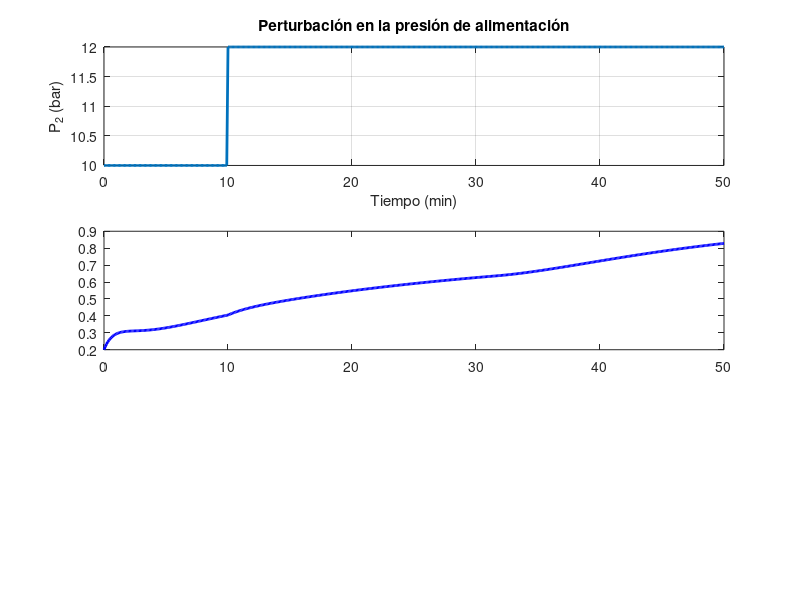

This figure's MATLAB source: (Note: this script raises an error after producing the figure.)
function cstr_control_sim()
    clear; clc; close all;

    %% Parámetros del reactor y cinética
    params.V       = 1.0;       % Volumen del reactor (m^3)
    params.k0      = 7;     % Factor pre-exponencial (1/min) (AUMENTADO)
    params.E       = 8000;      % Energía de activación (J/mol)
    params.R       = 8.314;     % Constante de gases (J/mol/K)
    params.T       = 350;       % Temperatura isoterma en el reactor (K)
    params.k_inh   = 0.5;       % Factor del inhibidor
    params.Cx_feed = 0.1;       % Concentración inhibidor (kmol/m^3)
    params.CA_feed = 1.0;       % Concentración de entrada de A (kmol/m^3)

    % Caudal de alimentación nominal
    F_nominal      = 2;       % (m^3/min) (AUMENTADO PARA MÁS FLUJO)

    % Parámetro de válvula
    params.Kv      = 2.0;       % Factor de la válvula (AUMENTADO)
    P2_nominal     = 10;        % Presión nominal (bar)

    %% Parámetros de control PID
    % Lazo interno (control de flujo F_A)
    Kc_F   = 3.0;      % Incrementamos la ganancia para mejorar respuesta
    tauI_F = 5.0;      % Ajustamos el tiempo integral
    tauD_F = 0.0;      

    % Lazo externo (control de concentración C_A)
    Kc_CA   = -5.0;    % Se ajusta para respuesta más rápida
    tauI_CA = 20.0;    % Se acorta el tiempo integral
    tauD_CA = 0.0;     

    % Inicialización de controladores
    ctrlF.integral = 0;
    ctrlF.pv_prev  = 0;
    ctrlCA.integral = 0;
    ctrlCA.pv_prev  = 0;

    %% Configuración de la simulación
    tSim = 50;         
    dt   = 0.1;        
    time  = (0:dt:tSim);

    % Estado inicial de la concentración de A en el reactor
    CA0     = 0.2;     % Se inicia con más reactivo
    xk      = CA0;    

    % Setpoints
    SP_CA = 0.5;       
    SP_F  = F_nominal; 

    % Perturbación en P2
    P2_profile = @(t) ( t<10 )*P2_nominal + ( t>=10 )*(P2_nominal + 2.0 );

    %% Simulación con integración ODE
    CA_history    = zeros(length(time),1);
    F_history     = zeros(length(time),1);
    SP_F_history  = zeros(length(time),1);
    P2_history    = zeros(length(time),1);
    
    CA_history(1)   = xk;      
    F_history(1)    = F_nominal;
    SP_F_history(1) = SP_F;
    P2_history(1)   = P2_profile(0);

    % Usamos ODE45 para mejorar la estabilidad
    options = odeset('RelTol',1e-6,'AbsTol',1e-8);
    
    for k = 1:length(time)-1
        tk   = time(k);
        tk1  = time(k+1);
        
        % Medición de C_A
        CA_meas = xk;
        
        % Lazo externo: Control de C_A -> Setpoint de F_A
        [SP_F_new, ctrlCA] = pid_controller(SP_CA, CA_meas, ctrlCA, Kc_CA, tauI_CA, tauD_CA, dt);
        SP_F_new = max(0.5, min(5.0, SP_F_new));  % Limitamos el rango
        
        % Suavizamos la referencia de F_A con filtro de primer orden
        alpha = 0.1;  
        SP_F = alpha * SP_F_new + (1 - alpha) * SP_F;

        % Lazo interno: Control de F_A
        F_meas = getFlow(SP_F, P2_profile(tk), params);
        [MV_F, ctrlF] = pid_controller(SP_F, F_meas, ctrlF, Kc_F, tauI_F, tauD_F, dt);
        MV_F = max(0.0, min(100.0, MV_F));  

        % Flujo real F_A
        F_actual = getFlow(MV_F, P2_profile(tk), params);
        
        % Integración del modelo usando ODE45
        [~, CA_next] = ode45(@(t,C) cstr_ode(t, C, F_actual, params), [tk tk1], xk, options);
        xk = CA_next(end);

        % Guardar datos
        CA_history(k+1)   = xk;
        F_history(k+1)    = F_actual;
        SP_F_history(k+1) = SP_F;
        P2_history(k+1)   = P2_profile(tk1);
    end
    
    %% Graficar resultados
    figure; 
    subplot(3,1,1)
       plot(time, P2_history, 'LineWidth',2); grid on
       xlabel('Tiempo (min)'); ylabel('P_2 (bar)');
       title('Perturbación en la presión de alimentación')
    subplot(3,1,2)
       plot(time, CA_history, 'b-','LineWidth',2); hold on;
       yline(SP_CA,'r--','SP C_A','LineWidth',1.5);
       grid on; xlabel('Tiempo (min)'); ylabel('C_A (kmol/m^3)');
       title('Concentración de A en el reactor')
    subplot(3,1,3)
       plot(time, F_history,'LineWidth',2); hold on;
       plot(time, SP_F_history,'r--','LineWidth',1.5);
       grid on; xlabel('Tiempo (min)'); ylabel('F_A (m^3/min)');
       legend('F_A real','SP F_A','Location','Best');
       title('Caudal de alimentación de A')
    
end

%% Subfunción: Dinámica del reactor
function dCA_dt = cstr_ode(t, CA, F, p)
    V     = p.V;
    k0    = p.k0;
    E     = p.E;
    R     = p.R;
    T     = p.T;
    k_inh = p.k_inh;
    Cx    = p.Cx_feed;
    CAin  = p.CA_feed;

    % Cinética de reacción
    rA = -k0 * exp(-E/(R*T)) * (CA / (1 + k_inh * Cx));
    
    % Balance de materia
    dCA_dt = ( F*(CAin - CA) + V*rA ) / V;
end

%% Subfunción: Relación entre válvula y flujo F_A
function F = getFlow(valveSignal, P2, p)
    Kv = p.Kv;
    frac = valveSignal / 100;
    F = Kv * frac * sqrt( max(P2,0) );
end

%% Subfunción: Control PID
function [MV, ctrl] = pid_controller(SP, PV, ctrl, Kc, tauI, tauD, dt)
    error = SP - PV;
    
    P = Kc * error;
    
    if tauI > 1e-6
        ctrl.integral = ctrl.integral + (Kc/tauI)*error*dt;
    end
    I = ctrl.integral;
    
    D = 0;
    if tauD > 1e-6
        dPV = (PV - ctrl.pv_prev)/dt;
        D = -Kc * tauD * dPV;
    end
    
    MV = P + I + D;
    ctrl.pv_prev = PV;
end
